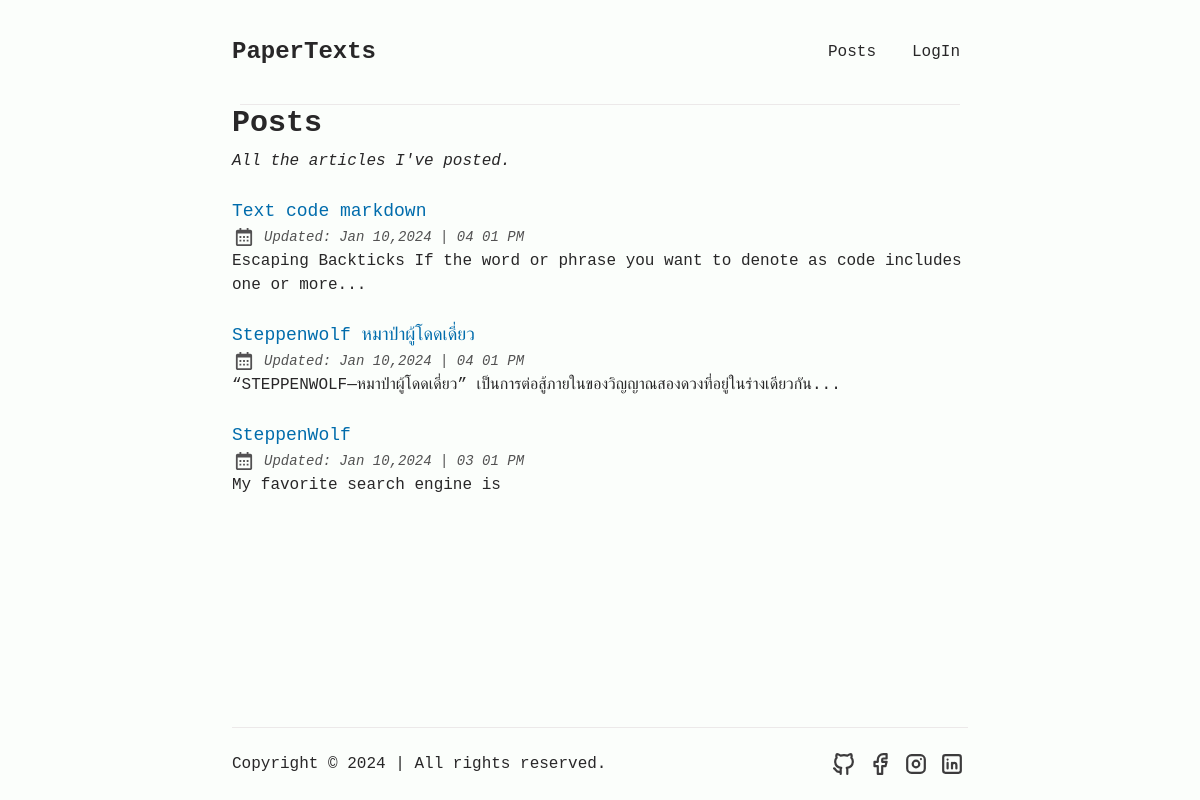
The page /posts on the database its author committed.
### app/models.py (models this page shows)
class Content(db.Model):
    id = db.Column(db.Integer, primary_key=True)
    subject=db.Column(db.String(256))
    img=db.Column(db.String(256))
    content=db.Column(db.Text)
    timestamp=db.Column(db.DateTime)
    isRead = db.Column(db.Boolean,default=False)
    user_id = db.Column(db.Integer, db.ForeignKey('user.id'))
    commenttables = db.relationship("Commenttable", backref="content", lazy="dynamic")

### app/routes.py (the view)
@app.route('/posts')
def posts():
    contents=Content.query.order_by(Content.id.desc()).paginate(
        page=1,per_page=3
    )
    return render_template('posts.html',
                           title='Posts | PaperTexts',
                           contents=contents.items,
                           pge=contents)

### app/routes.py (called while the page is built)
@app.context_processor
def inject_now():
    return {'now': datetime.datetime.now()}

### app/templates/posts.html (shortened to what this page needs)
{% extends 'base.html' %}
{% block link %}
<link rel="stylesheet" href="{{url_for('static',filename='css/posts.css')}}">
<link rel="stylesheet" href="{{url_for('static',filename='css/about.css')}}">
{% endblock %}
{% block content %}
<main id="main-content" class="astro-hsp6otuf">
    <h1 class="astro-hsp6otuf">Posts</h1>
    <p class="astro-hsp6otuf">All the articles I've posted.</p>
    <ul>
        {% for c in contents %}
        <li class="my-6"><a href="{{url_for('content',id=c.id)}}"
                class="inline-block decoration-dashed focus-visible:no-underline focus-visible:underline-offset-0 font-medium text-lg text-skin-accent underline-offset-4">
                <h2 style="view-transition-name:how-to-use-git-hooks-to-set-created-and-modified-dates"
                    class="decoration-dashed font-medium text-lg hover:underline">{{c.subject}}</h2>
            </a>
            <div class="flex items-center opacity-80 space-x-2 undefined"><span class="italic text-sm">Updated:</span><span class="italic text-sm"><time
                        datetime="2024-01-08T18:59:05.000Z">{{c.timestamp.strftime("%b %d,%Y")}}</time><span aria-hidden="true"> | </span><span class="text-nowrap">{{c.timestamp.strftime("%I %m %p")}}</span></span></div>
            <p>{{c.content |safe|truncate(100)}}</p>
        </li>
        {% endfor %}
    </ul>
</main>
{% endblock %}

### app/static/css/original.css (style rules this page uses)
html, :host { -webkit-text-size-adjust: 100%; tab-size: 4; font-feature-settings: normal; font-variation-settings: normal; -webkit-tap-highlight-color: transparent; font-family: ui-sans-serif, system-ui, sans-serif, Apple Color Emoji, Segoe UI Emoji, Segoe UI Symbol, Noto Color Emoji; line-height: 1.5 }
body { line-height: inherit; margin: 0 }
h1, h2, h3, h4, h5, h6 { font-size: inherit; font-weight: inherit }
a { color: inherit; -webkit-text-decoration: inherit; text-decoration: inherit }
blockquote, dl, dd, h1, h2, h3, h4, h5, h6, hr, figure, p, pre { margin: 0 }
ol, ul, menu { margin: 0; padding: 0; list-style: none }
img, svg, video, canvas, audio, iframe, embed, object { vertical-align: middle; display: block }
:root, html[data-theme=light] { --color-fill: 251, 254, 251; --color-text-base: 40, 39, 40; --color-accent: 0, 108, 172; --color-card: 230, 230, 230; --color-card-muted: 205, 205, 205; --color-border: 236, 233, 233 }
body { --tw-bg-opacity: 1; background-color: rgba(var(--color-fill), var(--tw-bg-opacity)); --tw-text-opacity: 1; color: rgba(var(--color-text-base), var(--tw-text-opacity)); flex-direction: column; min-height: 100svh; font-family: IBM Plex Mono, monospace; display: flex }
a { outline-offset: 1px; outline-width: 2px; outline-color: rgb(var(--color-accent)) }
svg { fill: rgb(var(--color-text-base)); width: 1.5rem; height: 1.5rem; display: inline-block }
html { overflow-y: scroll }
.my-6 { margin-top: 1.5rem; margin-bottom: 1.5rem }
.inline-block { display: inline-block }
.flex { display: flex }
.h-6 { height: 1.5rem }
.w-6 { width: 1.5rem }
.min-w-\[1\.375rem\] { min-width: 1.375rem }
.scale-90 { --tw-scale-x: .9; --tw-scale-y: .9; transform: translate(var(--tw-translate-x), var(--tw-translate-y))rotate(var(--tw-rotate))skew(var(--tw-skew-x))skewY(var(--tw-skew-y))scaleX(var(--tw-scale-x))scaleY(var(--tw-scale-y)) }
.items-center { align-items: center }
.space-x-2>:not([hidden])~:not([hidden]) { --tw-space-x-reverse: 0; margin-right: calc(.5rem*var(--tw-space-x-reverse)); margin-left: calc(.5rem*calc(1 - var(--tw-space-x-reverse))) }
.text-nowrap { text-wrap: nowrap }
.fill-skin-base { fill: rgb(var(--color-text-base)) }
.text-lg { font-size: 1.125rem; line-height: 1.75rem }
.text-sm { font-size: .875rem; line-height: 1.25rem }
.font-medium { font-weight: 500 }
.italic { font-style: italic }
.text-skin-accent { --tw-text-opacity: 1; color: rgba(var(--color-accent), var(--tw-text-opacity)) }
.decoration-dashed { text-decoration-style: dashed }
.underline-offset-4 { text-underline-offset: 4px }
.opacity-80 { opacity: .8 }

### app/static/css/posts.css (style rules this page uses)
#main-content:where(.astro-hsp6otuf) { width: 100%; max-width: 48rem; margin-left: auto; margin-right: auto; padding-bottom: 1rem; padding-left: 1rem; padding-right: 1rem }
#main-content:where(.astro-hsp6otuf) h1:where(.astro-hsp6otuf) { font-size: 1.5rem; font-weight: 600; line-height: 2rem }
@media (min-width: 640px) { #main-content:where(.astro-hsp6otuf) h1:where(.astro-hsp6otuf) { font-size:1.875rem; line-height: 2.25rem } }
#main-content:where(.astro-hsp6otuf) p:where(.astro-hsp6otuf) { margin-top: .5rem; margin-bottom: 1.5rem; font-style: italic }

### app/templates/base.html (style rules this page uses)
a { text-decoration: none !important; }

### rows shown on the page
Content: subject "Text code markdown", timestamp "Jan 10,2024", timestamp "04 01 PM", content "Escaping Backticks If the word or phrase you want to denote as code includes one or more..."
Content: subject "Steppenwolf หมาป่าผู้โดดเดี่ยว", timestamp "Jan 10,2024", timestamp "04 01 PM", content "“STEPPENWOLF—หมาป่าผู้โดดเดี่ยว” เป็นการต่อสู้ภายในของวิญญาณสองดวงที่อยู่ในร่างเดียวกัน..."
Content: subject "SteppenWolf", timestamp "Jan 10,2024", timestamp "03 01 PM", content "My favorite search engine is"
